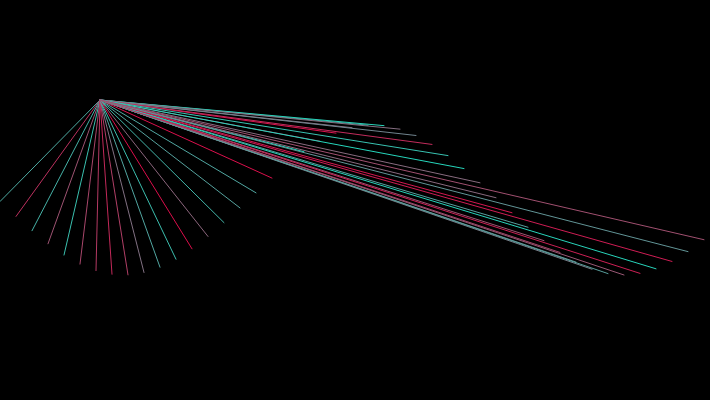
Frame 1 (no input)
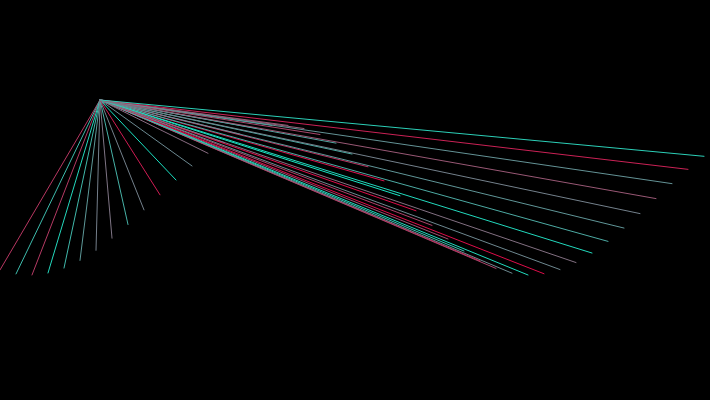
Frame 60 (no input)
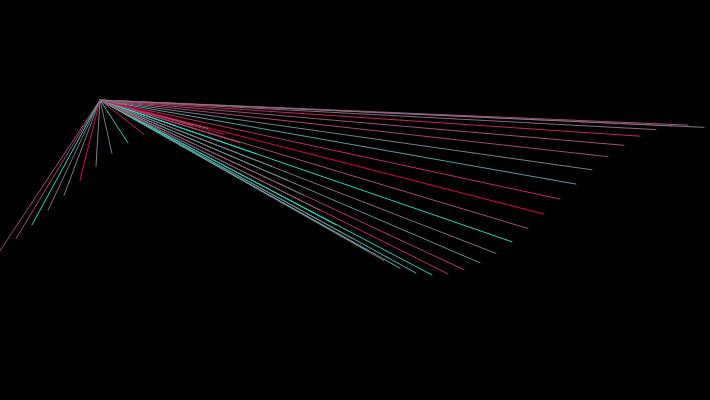
Frame 120 (the mouse pressed at the canvas centre since frame 60)

The p5.js sketch that drew these frames (run headless with seeded random() and noise() and a simulated clock; from frame 60 on, the mouse is pressed at the canvas centre):

// p5.js sketch
// ── sketch.js
var xspacing = 16;    // Distance between each horizontal location
var w;                // Width of entire wave
var theta = 0.0;
var amplitude = 75.0;
var period = 500.0;
var dx;
var yvalues;

function setup() {
  createCanvas(710, 400);
  w = width+16;
  dx = (TWO_PI / period) * xspacing;
  yvalues = new Array(floor(w/xspacing));
}

function draw() {
  background(0);
  calcWave();
  renderWave();
}

function calcWave() {

  theta += 0.02;


  var x = theta;
  for (var i = 0; i < yvalues.length; i++) {
    yvalues[i] = sin(x)*amplitude;
    x+=dx;
  }
}

function renderWave() {

  for (var x = 0; x < yvalues.length; x++) {

		stroke(lerpColor(color('#ea0043'), color('#0fefca'), random(0,1)/1));
		line(x*xspacing, height/2+yvalues[x], 100,100);
  }
}
